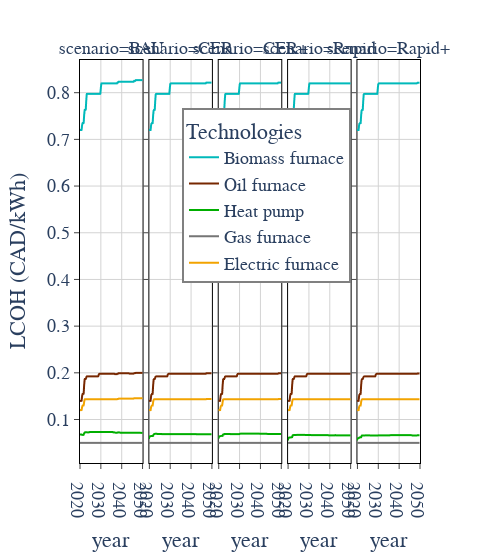

Notebook code for this chart:
### Code cell
scenario_lcohs["variable"] = scenario_lcohs["variable"].str.replace("Wood or wood pellets", "Biomass")
fig = sciencify_plotly_fig(
    px.line(
        scenario_lcohs,#.query("scenario=='BAU'"),
        x="year",
        y="value",
        color="variable",
        facet_col="scenario",
        template="plotly",
        color_discrete_map=ABM_colors,
        width=500
    )
)
fig.update_layout(
    yaxis_title="LCOH (CAD/kWh)",
    legend=dict(
        title_text="Technologies",
        bordercolor="gray",
        borderwidth=2,
        x=0.3,
        y=0.88,
        traceorder="reversed",
    ),
    width=500,
    font_family="cm",
    font_size=18
)
fig.write_image("abm_lcoh.svg")
fig.write_image("abm_lcoh.pdf")
fig
